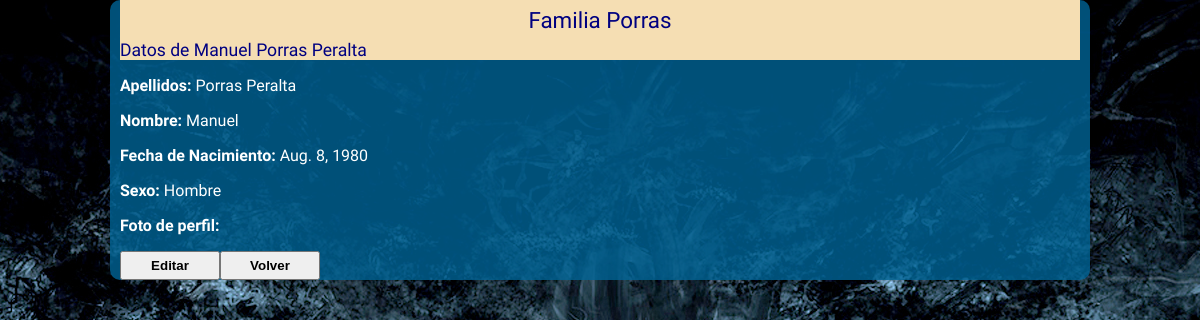
/family/member/1/, run on the app's committed database.
### family/models.py (models this page shows, shortened)
class Family(models.Model):
	family_name = models.CharField('Apellido familiar',max_length=100) #Apellido familiar
	family_count = models.IntegerField('Número de miembros',default=0) #Número de componentes de la familia
	family_id = models.CharField(max_length=24) #Id personal de la familia

class Member(models.Model):
	member_family_id = models.ForeignKey(Family) #Clave ajena que une al miembro de la familia con su familia
	member_name = models.CharField(verbose_name='Nombre',max_length=100) #Nombre del miembro de la familia
	member_surname = models.CharField(verbose_name='Apellidos',max_length=100) #Apellido o Apellidos del miembro de la familia
	member_sex = models.CharField(verbose_name='Sexo',choices=(('Hombre','Hombre'),('Mujer','Mujer'),('No especificado','No especificado')),max_length=20) #Sexo del miembro de la familia
	member_birth = models.DateField('Fecha de nacimiento',help_text='Fecha en este formato <em>YYYY-MM-DD</em>') #Fecha de nacimiento
	member_rip = models.DateField('Fecha de fallecimiento',null=True,blank=True) #Fecha de defunción
	member_profile_image = models.ImageField('Foto de perfil',null=True,blank=True) #Imagen de perfil del miembro de la familia
	member_partner_id = models.IntegerField(default=0) #ID del cónyuge que sirve de enlace a una nueva familia
	member_email = models.EmailField('E-Mail',null=True,blank=True) #Correo electrónico de contacto

### family/views.py (the view)
# urls.py: url(r'^member/(?P<mem_id>[0-9])+/$', views.reqMember, name='member'),
def reqMember(request, mem_id):
	member_data = get_object_or_404(Member, pk=mem_id)
	fam_id = member_data.member_family_id.id
	family_data = get_object_or_404(Family, pk=fam_id)
	context = {'member_data':member_data,'family_data':family_data}
	return render(request, 'family/viewFamMember.html',context)

### family/templates/family/viewFamMember.html (shortened to what this page needs)
{% load staticfiles %}
<head>
	<link rel="stylesheet" type="text/css" href="{% static 'family/style.css' %}" />
</head>
<div class="cuerpo_seccion">
<div class="titulo_seccion">Familia {{ family_data.family_name }}</div>
<div class="titulo_miembro">Datos de {{ member_data.member_name }} {{ member_data.member_surname }}</div>
<p><b>Apellidos:</b> {{ member_data.member_surname }}</p>
<p><b>Nombre:</b> {{ member_data.member_name }}</p>
<p><b>Fecha de Nacimiento:</b> {{ member_data.member_birth }}</p>
<p><b>Sexo:</b> {{ member_data.member_sex }}</p>
<p><b>Foto de perfil:</b>
</p>
<input type="submit" onclick="location.href='/family/member/{{ member_data.id }}/edit/'" value="Editar"><input type="button" onclick="location.href='/family/{{ family_data.id }}/'" value="Volver"/>
</div>

### family/static/family/style.css (style rules this page uses)
input[type="button"],input[type="submit"],button { padding: 5px; width: auto; min-width: 100px; font-weight: bold; }
.titulo_seccion { background-color: wheat; line-height: 40px; width: 100%; color: navy; left: 0; top: 0; margin: 0; padding: 0; text-align: center; font-size: 140%; }
.cuerpo_seccion { background-color: rgba(0,100,150,0.8); width: 80%; min-width: 500px; left: 0; top: 0; margin: auto; padding-left: 10px; padding-right: 10px; padding-bottom: 0.1px; border-radius: 10px 10px 10px 10px; -moz-border-radius: 10px 10px 10px 10px; -webkit-border-radius: 10px 10px 10px 10px; border: 0px; border-collapse: collapse; }
.titulo_miembro { background-color: wheat; color: navy; font-size: 110%; }

### data on the page
Family: family_name "Porras"
Member: member_name "Manuel", member_surname "Porras Peralta", member_birth "Aug. 8, 1980", member_sex "Hombre"
